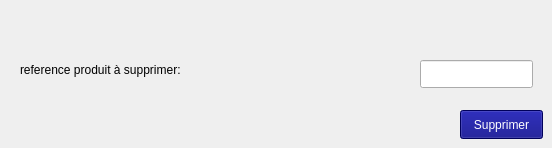
               <widget class="QWidget" name="tab_3">
                <attribute name="title">
                 <string>supprimer</string>
                </attribute>
                <widget class="QPushButton" name="pushButton_24">
                 <property name="geometry">
                  <rect>
                   <x>460</x>
                   <y>110</y>
                   <width>83</width>
                   <height>29</height>
                  </rect>
                 </property>
                 <property name="styleSheet">
                  <string notr="true">background-color: rgb(0, 0, 127);
color: rgb(255, 255, 255);</string>
                 </property>
                 <property name="text">
                  <string>Supprimer</string>
                 </property>
                </widget>
                <widget class="QLabel" name="label_2">
                 <property name="geometry">
                  <rect>
                   <x>20</x>
                   <y>60</y>
                   <width>321</width>
                   <height>20</height>
                  </rect>
                 </property>
                 <property name="text">
                  <string>reference produit à supprimer:</string>
                 </property>
                </widget>
                <widget class="QLineEdit" name="lineEdit_2">
                 <property name="geometry">
                  <rect>
                   <x>420</x>
                   <y>60</y>
                   <width>113</width>
                   <height>28</height>
                  </rect>
                 </property>
                </widget>
               </widget>
